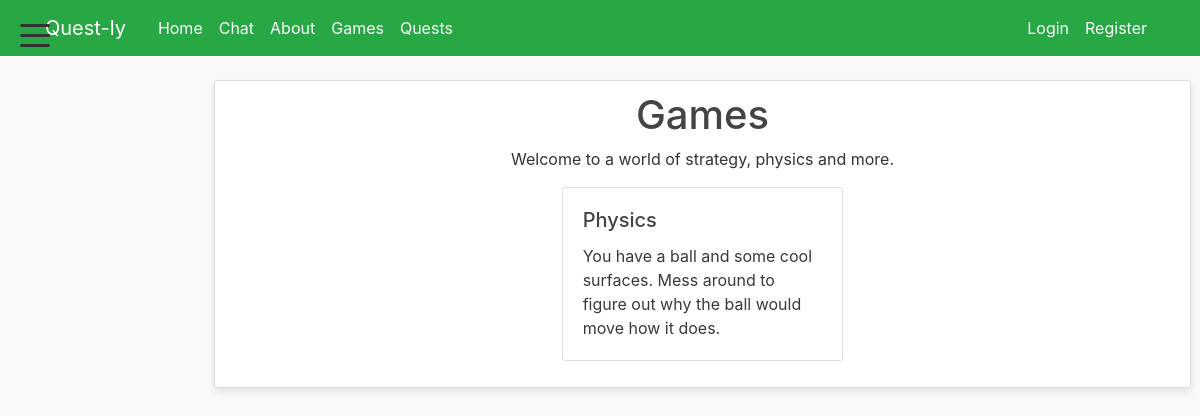
Screenshot of /blog/games/ with the database file from the repository.
### blog/models.py (models this page shows)
class Game(models.Model):
    name = models.CharField(max_length=200)
    description = models.TextField(blank=True, default='')
    created_at = models.DateTimeField(auto_now_add=True)
    out_of_order = models.BooleanField(default=False, help_text='Mark game as temporarily unavailable')
    GAME_TEMPLATE_CHOICES = [
        ('none', 'None'),
        ('ball_drop', 'Ball Drop'),
        ('number_pop', 'Number Pop'),
    ]
    template_name = models.CharField(max_length=50, choices=GAME_TEMPLATE_CHOICES, default='none')
    def get_launch_url(self):
        mapping = {
            'ball_drop': 'ball-drop-game',
            'number_pop': 'number-pop-game',
        }
        url_name = mapping.get(self.template_name)
        if not url_name:
            return None
        try:
            from django.urls import reverse
            base = reverse(url_name)
            return f"{base}?game={self.pk}"
        except Exception:
            return None

### blog/views.py (the view)
# urls.py: path('games/', games, name='games'),
def games(request):
    games_qs = Game.objects.all()
    return render(request, 'blog/games.html', {'title': 'Games', 'games': games_qs})

### blog/context_processors.py (called while the page is built)
def all_courses(request):
    try:
        courses = Course.objects.all()
    except Exception:
        courses = []
    return {'all_courses': courses}

def home_url(request):
    try:
        if getattr(request.user, 'is_authenticated', False):
            profile = getattr(request.user, 'profile', None)
            user_type = getattr(profile, 'user_type', None)
            if getattr(request.user, 'is_superuser', False) or user_type == 'teacher':
                return {'home_url': reverse('teachers')}
            if user_type == 'student':
                return {'home_url': reverse('students')}
            if user_type == 'parent':
                return {'home_url': reverse('parents')}
    except Exception:
        pass
    return {'home_url': reverse('home')}

### blog/models.py (called while the page is built)
    def get_absolute_url(self):
        return reverse('task-detail', kwargs={'task_id': self.pk})

### blog/templates/blog/games.html (shortened to what this page needs)
{% extends "blog/base.html" %}
{% block content %}
    <div class="content-section">
        <div class="container-fluid">
            <h1 class="text-center">Games</h1>
            <p class="text-center">Welcome to a world of strategy, physics and more.</p>
            {% if games.exists %}
                <div class="row justify-content-center">
                    {% for g in games %}
                        <div class="col-md-4 col-sm-6 mb-3 d-flex align-items-stretch">
                            {% with launch=g.get_launch_url %}
                              <a href="{{ launch|default:'#' }}" class="card h-100 text-decoration-none text-dark w-100">
                                <div class="card-body">
                                    <h5 class="card-title">{{ g.name }}</h5>
                                    <p class="card-text">{{ g.description|default:"No description" }}</p>
                                </div>
                              </a>
                            {% endwith %}
                        </div>
                    {% endfor %}
                </div>
            {% endif %}
        </div>
    </div>
{% endblock %}

### blog/static/blog/main.css (style rules this page uses)
body { background: #fafafa; color: #333333; margin-top: 5rem; }
h1, h2, h3, h4, h5, h6 { color: #444444; }
.content-section { background: #ffffff; padding: 10px 20px; border: 1px solid #dddddd; border-radius: 3px; margin-bottom: 20px; box-shadow: 0 4px 8px rgba(0, 0, 0, 0.1); }

### rows the page displays
Game: name "Physics", description "You have a ball and some cool surfaces. Mess around to figure out why the ball would move how it does."
